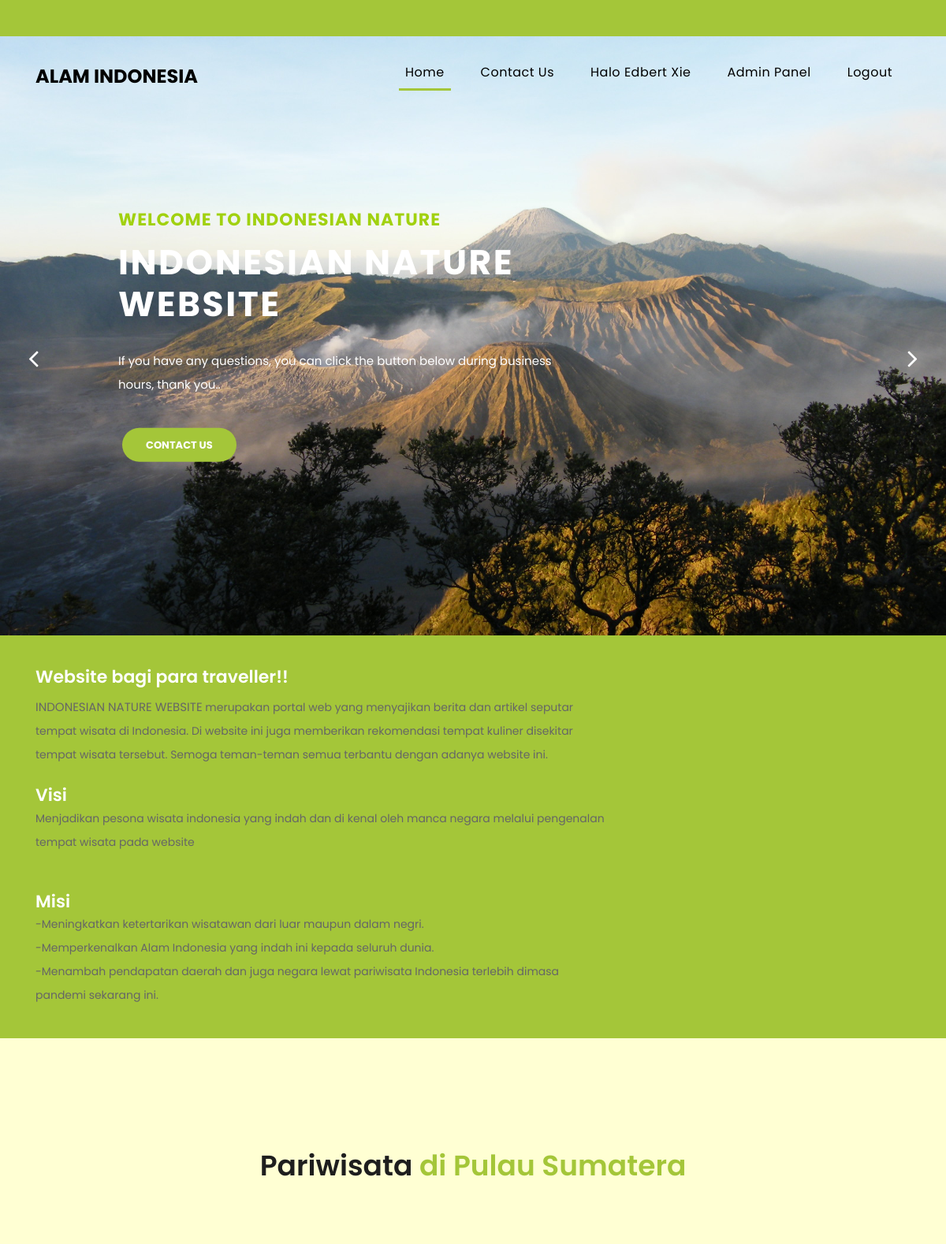
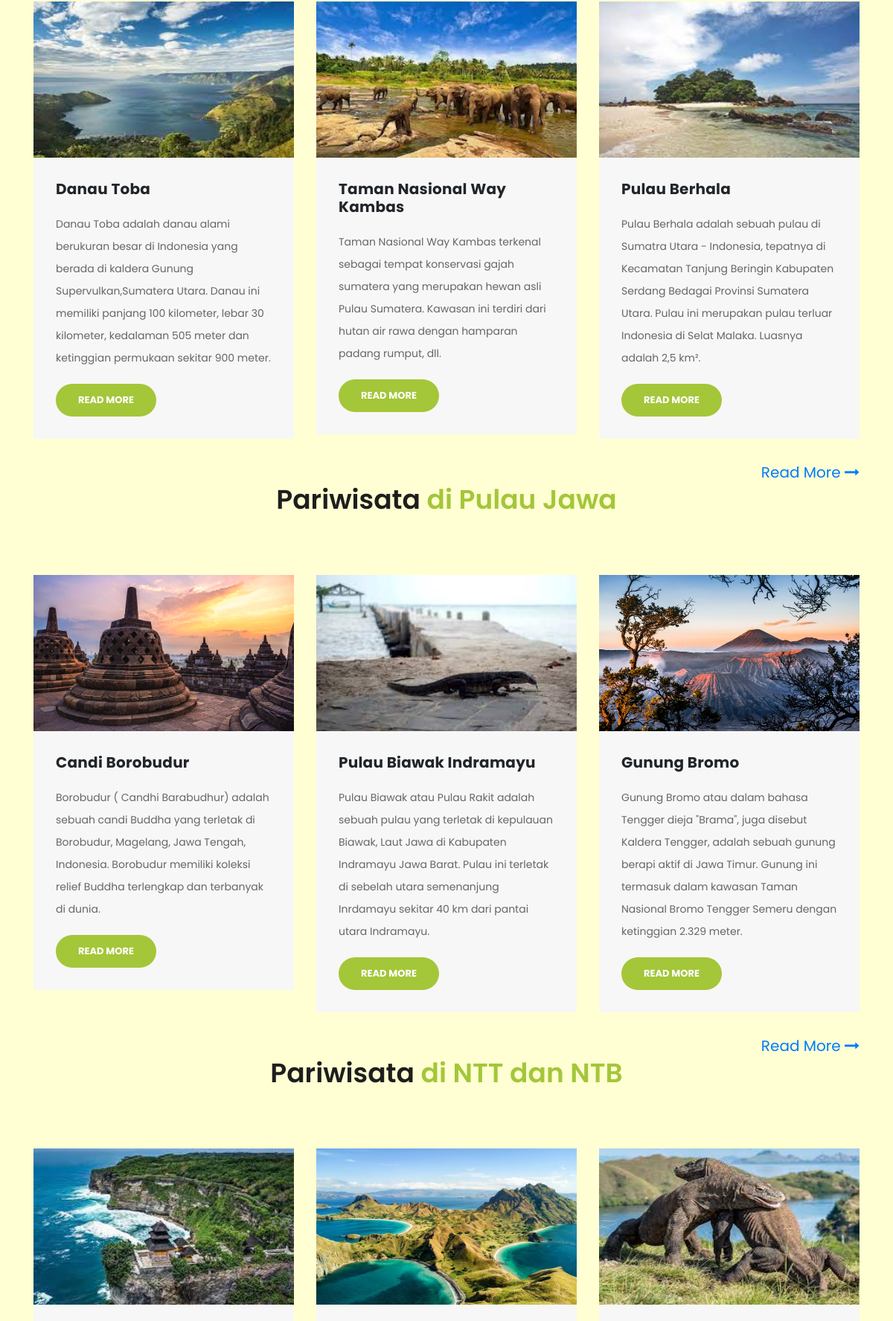
The app's page /user.php (signed in, upper part) with its own data (2 pictures, top to bottom).
### tables this page shows
CREATE TABLE `kategori` (
  `id` int(11) NOT NULL,
  `CategoryName` varchar(200) DEFAULT NULL,
  `Description` mediumtext DEFAULT NULL,
  `PostingDate` timestamp NULL DEFAULT current_timestamp(),
  `UpdationDate` timestamp NULL DEFAULT NULL ON UPDATE current_timestamp(),
  `Is_Active` int(1) DEFAULT NULL
);

CREATE TABLE `berita` (
  `id` int(11) NOT NULL,
  `judul` longtext DEFAULT NULL,
  `CategoryId` int(11) DEFAULT NULL,
  `ringkasan` text NOT NULL,
  `isiBerita` longtext DEFAULT NULL,
  `PostingDate` timestamp NULL DEFAULT current_timestamp(),
  `UpdationDate` timestamp NULL DEFAULT NULL ON UPDATE current_timestamp(),
  `Is_Active` int(1) DEFAULT NULL,
  `PostUrl` mediumtext DEFAULT NULL,
  `PostImage` varchar(255) DEFAULT NULL,
  `postedBy` varchar(255) DEFAULT NULL,
  `lastUpdatedBy` varchar(255) DEFAULT NULL
);

### user.php (the view, shortened to what this page needs)
<?php
    include("includes/koneksi.php");
    if(strlen($_SESSION['username'])==0)
    {
      header('location:index.php');
    }
    else{
?>
<!DOCTYPE html>
<html lang="en">
  <head>
    <link href="vendor/bootstrap/css/bootstrap.min.css" rel="stylesheet">
    <link rel="stylesheet" href="assets/css/fontawesome.css">
    <link rel="stylesheet" href="assets/css/templatemo-finance-business.css">
    <link rel="stylesheet" href="assets/css/owl.css">
  </head>
  <body>
    <div class="sub-header">
    </div>
    <header class="">
      <nav class="navbar navbar-expand-lg">
        <div class="container">
          <a class="navbar-brand" href="user.php"><h2>Alam Indonesia</h2></a>
          <div class="collapse navbar-collapse" id="navbarResponsive">
            <ul class="navbar-nav ml-auto">
              <li class="nav-item active">
                <a class="nav-link" href="#top">Home
                </a>
              </li>
              <li class="nav-item">
                <a class="nav-link" href="contact.html">Contact Us</a>
              </li>
                <?php if($_SESSION['userType'] == 1){?>
                <li class="nav-item">
                <a href="#" class="nav-link"> <?= "Halo ";?> <?= $_SESSION['nama_depan']; ?> <?= $_SESSION['nama_belakang'];?> </a>
                </li>
                <li class="nav-item">
                <a href="admin/admin/dashboard.php" class="nav-link"> Admin Panel </a>
                </li>
                <?php } ?>
              <li class="nav-item">
                <a class="nav-link" href="login/logout.php">Logout</a>
              </li>
            </ul>
          </div>
        </div>
      </nav>
    </header>
    <div class="main-banner header-text" id="top">
        <div class="Modern-Slider">
          <div class="item item-1">
            <div class="img-fill">
                <div class="text-content">
                  <h6>Welcome to Indonesian Nature</h6>
                  <h4>Indonesian Nature <br> Website</h4>
                  <p>If you have any questions, you can click the button below during business hours, thank you..</p>
                  <a href="contact.html" class="filled-button">contact us</a>
                </div>
            </div>
          </div>
        </div>
    </div>
    <div class="request-form">
      <div class="container">
        <div class="row">
          <div class="col-md-8">
            <h4>Website bagi para traveller!!</h4>
            <p><span>INDONESIAN NATURE WEBSITE </span> merupakan portal web yang menyajikan berita dan artikel seputar tempat wisata di Indonesia.
              Di website ini juga memberikan rekomendasi tempat kuliner disekitar tempat wisata tersebut. Semoga teman-teman semua terbantu dengan adanya website ini.</p>
            <br>
            <h4>Visi</h4>
            <p>Menjadikan pesona wisata indonesia yang indah dan di kenal oleh manca negara melalui pengenalan tempat wisata pada website</p>
            <br><br>
            <h4>Misi</h4>
            <p>-Meningkatkan ketertarikan wisatawan dari luar maupun dalam negri.<br>
              -Memperkenalkan Alam Indonesia yang indah ini kepada seluruh dunia.<br>
              -Menambah pendapatan daerah dan juga negara lewat pariwisata Indonesia terlebih dimasa pandemi sekarang ini.
            </p>
          </div>
          <div class="col-md-4 border-button">
          </div>
        </div>
      </div>
    </div>
    <div class="services">
      <div class="container">
      <?php
          $sql1 = "SELECT * FROM kategori";
          $query1 = mysqli_query($con,$sql1);
          while($row1=mysqli_fetch_array($query1)){
            $nid= $row1['id'];
            $namakategori = $row1['CategoryName'];
      ?>
        <div class="row">
          <div class="col-md-12">
            <div class="section-heading">
              <h2>Pariwisata<em> di <?php echo htmlentities($row1['CategoryName']);?></em></h2>
            </div>
          </div>
    <?php
        $sql2 = "SELECT * FROM berita WHERE CategoryId = '$nid' && Is_Active='1'";
        $query2 = mysqli_query($con,$sql2);
        while ($row2=mysqli_fetch_array($query2)) {
    ?>
          <div class="col-md-4">
            <div class="service-item">
              <img src="admin/admin/postimages/<?php echo htmlentities($row2['PostImage']);?>" alt="" height="210px" width="330px">
              <div class="down-content">
                <h4><?php echo htmlentities($row2['judul']);?></h4>
                <p><?php
                    $ring=$row2['ringkasan'];
                    echo (substr($ring,0));?> </p>
                <a href="newsdetailuser.php?nid=<?php echo htmlentities($row2['id']); ?>" class="filled-button">Read More</a>
              </div>
            </div>
          </div>
    <?php } ?>
    </div>
        <p style="text-align:right;font-size:20px;">
        <?php
          $sql3 = "SELECT * FROM kategori WHERE CategoryName = '$namakategori'";
          $query3 = mysqli_query($con, $sql3);
          while($row3=mysqli_fetch_array($query3))
          {
        ?>
          <br>
          <a href="categoryuser.php?catid=<?php echo htmlentities($row3['id']) ?>">
            Read More
            <i class="fa fa-long-arrow-right"></i>
          </a>
          <?php } ?>
        </p>
    <?php } ?>
      </div>
    </div>
    <br>
  </body>
</html>
<?php } ?>

### records on screen
kategori: CategoryName "Pulau Sumatera"
berita: PostImage (picture), judul "Danau Toba", ringkasan "Danau Toba adalah danau alami berukuran besar di Indonesia yang berada di kaldera Gunung Supervulkan,Sumatera Utara. Danau ini memiliki panjang 100 kilometer, lebar 30 kilometer, kedalaman 505 meter dan ketinggian permukaan sekitar 900 meter."
berita: PostImage (picture), judul "Taman Nasional Way Kambas", ringkasan "Taman Nasional Way Kambas terkenal sebagai tempat konservasi gajah sumatera yang merupakan hewan asli Pulau Sumatera. Kawasan ini terdiri dari hutan air rawa dengan hamparan padang rumput, dll."
berita: PostImage (picture), judul "Pulau Berhala", ringkasan "Pulau Berhala adalah sebuah pulau di Sumatra Utara - Indonesia, tepatnya di Kecamatan Tanjung Beringin Kabupaten Serdang Bedagai Provinsi Sumatera Utara. Pulau ini merupakan pulau terluar Indonesia di Selat Malaka. Luasnya adalah 2,5 km²."
kategori: CategoryName "Pulau Jawa"
berita: PostImage (picture), judul "Candi Borobudur", ringkasan "Borobudur ( Candhi Barabudhur) adalah sebuah candi Buddha yang terletak di Borobudur, Magelang, Jawa Tengah, Indonesia. Borobudur memiliki koleksi relief Buddha terlengkap dan terbanyak di dunia."
berita: PostImage (picture), judul "Pulau Biawak Indramayu", ringkasan "Pulau Biawak atau Pulau Rakit adalah sebuah pulau yang terletak di kepulauan Biawak, Laut Jawa di Kabupaten Indramayu Jawa Barat. Pulau ini terletak di sebelah utara semenanjung Inrdamayu sekitar 40 km dari pantai utara Indramayu."
berita: PostImage (picture), judul "Gunung Bromo", ringkasan "Gunung Bromo atau dalam bahasa Tengger dieja \"Brama\", juga disebut Kaldera Tengger, adalah sebuah gunung berapi aktif di Jawa Timur. Gunung ini termasuk dalam kawasan Taman Nasional Bromo Tengger Semeru dengan ketinggian 2.329 meter."
kategori: CategoryName "NTT dan NTB"
berita: PostImage (picture)
berita: PostImage (picture)
berita: PostImage (picture)

### other values on screen
$_SESSION['nama_depan'] "Edbert"
$_SESSION['nama_belakang'] "Xie"
